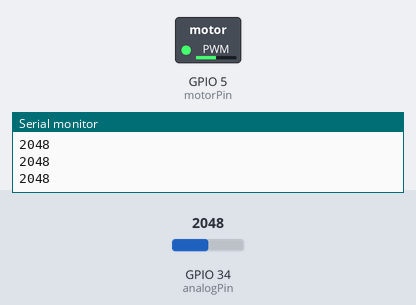
Bench run of a sketch on a simulated ESP32. Shown: switched loads named in the sketch (green lamp = pin HIGH), the last lines printed to the serial monitor. The inputs (shaded band) are chosen by the test bench; at power-on: GPIO 34 (analogPin) = 2048.

Above: at 1.2 s.
1.3 s: GPIO 34 (analogPin) set to 2866
At 1.8 s:
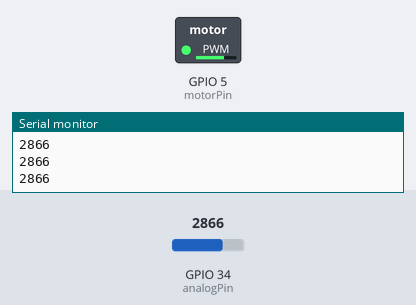
2.8 s: GPIO 34 (analogPin) set to 3603
At 3.9 s:
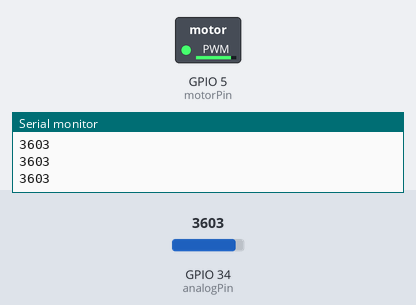
4.3 s: GPIO 34 (analogPin) set to 491
At 5.5 s:
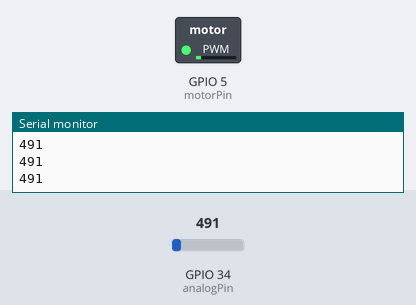
5.8 s: GPIO 34 (analogPin) set to 0
At 6.4 s:
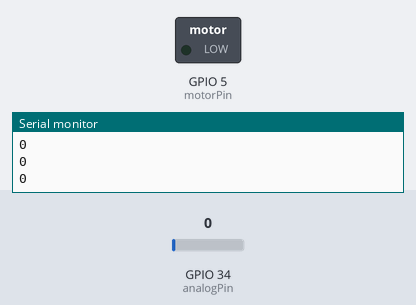
7.3 s: GPIO 34 (analogPin) set to 2047
At 8.4 s:
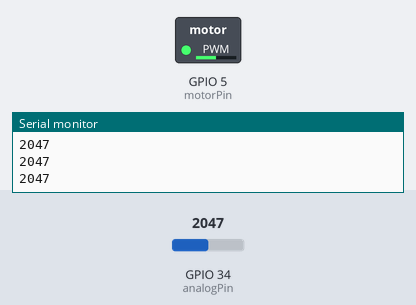
Timing chart, 0 to 9.8 s (numbered marks = the images above; inputs shaded):
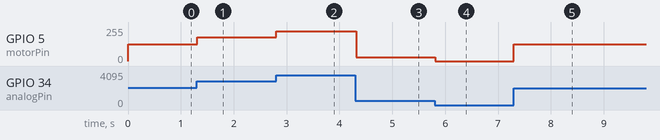

The sketch:

test_lolin32_analog.ino
```cpp
int ledPin = 15;
int analogPin = 34;
int motorPin = 5;
// use first channel of 16 channels (started from zero)
//#define LEDC_CHANNEL_0     1

// use 13 bit precission for LEDC timer
//#define LEDC_TIMER_8_BIT  8

// use 5000 Hz as a LEDC base frequency
//#define LEDC_BASE_FREQ     12000

void setup()
{
  ledcSetup(0, 5000, 8);
  ledcAttachPin(motorPin, 0);

  Serial.begin(115200);
}

void loop()
{
  //Serial.println("Hello ESP32!");
  //digitalWrite(ledPin, HIGH);
  long input = analogRead(analogPin);
  Serial.println(input);
  //delay(500);
  //digitalWrite(ledPin, LOW);
  //delay(500);
int dutyCycle = map(input, 0, 4095, 0, 255);
  //ledcWrite(motorPin, 200);
  //ledcAnalogWrite(0, dutyCycle);
  //analogWrite(motorPin, 100);
  ledcWrite(0, dutyCycle);
  delay(20);
}
```

Measured:
- after the input at 1.3 s, GPIO 5 (motorPin): 127/255 → 177/255 at once
- after the input at 2.8 s, GPIO 5 (motorPin): 177/255 → 223/255 at once
- after the input at 4.3 s, GPIO 5 (motorPin): 223/255 → 30/255 at once
- after the input at 5.8 s, GPIO 5 (motorPin): 30/255 → 0/255 at once
- after the input at 7.3 s, GPIO 5 (motorPin): 0/255 → 127/255 at once
